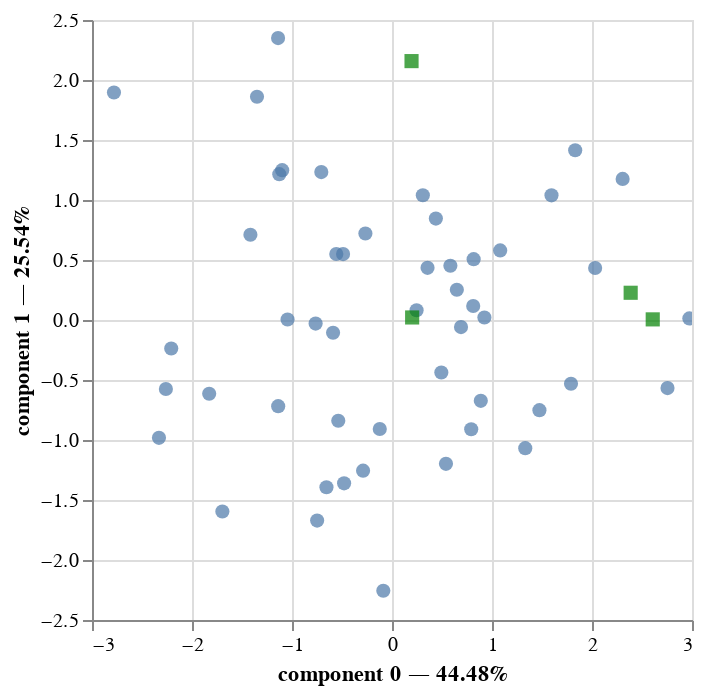

Notebook source saved alongside this figure:
### Markdown cell above
## Factor Analysis of Mixed Data (FAMD)
### unsupervised for both numerical & categoricals

### Code cell
# FAMD is a technique similar to PCA but specifically designed for datasets with both numerical and categorical variables.
# It can be used for feature selection in unsupervised learning scenarios.
# row contribution: Higher contributions indicate that a particular observation has a greater influence on defining the factors.
# column conntribution: Higher contributions indicate that a particular feature has a greater influence on defining the factors.
# Higher eigenvalues indicate that the corresponding factor captures more variance in the data and is more important in defining the factor space.
# Initialize FAMD
famd = FAMD(n_components=5)
# Fit FAMD
famd.fit(X)
print("Eigenvalues:")
display(famd.eigenvalues_summary)
print("Row coordinates:")
display(famd.row_coordinates(X).head())
print("Column coordinates:")
display(famd.column_coordinates_)
print("Row Contributions:")
display((
    famd.row_contributions_
    .sort_values(0, ascending=False)
    .head(5)
    .style.format('{:.3%}')))
print("Column Contributions;")
display(famd.column_contributions_.style.format('{:.0%}'))
# top components take up most of the variances of the data
famd.plot(
    X,
    x_component=0,
    y_component=1
)

### Figure 1 — Vega-Lite specification as saved in the notebook (floating-point values rounded to 4 significant figures)
{"config": {"view": {"continuousWidth": 300, "continuousHeight": 300}}, "layer": [{"data": {"name": "data-ac0f977cccaec532f467c5285ad93e7c"}, "mark": {"type": "circle", "size": 50}, "encoding": {"tooltip": [{"field": "index", "type": "quantitative"}, {"field": "component 0", "type": "quantitative"}, {"field": "component 1", "type": "quantitative"}], "x": {"axis": {"title": "component 0 — 44.48%"}, "field": "component 0", "scale": {"zero": false}, "type": "quantitative"}, "y": {"axis": {"title": "component 1 — 25.54%"}, "field": "component 1", "scale": {"zero": false}, "type": "quantitative"}}, "name": "view_2"}, {"data": {"name": "data-995505dcbd210c56b36e8eff90b8c5f0"}, "mark": {"type": "square", "color": "green", "size": 50}, "encoding": {"tooltip": [{"field": "variable", "type": "nominal"}], "x": {"field": "component 0", "scale": {"zero": false}, "type": "quantitative"}, "y": {"field": "component 1", "scale": {"zero": false}, "type": "quantitative"}}}], "params": [{"name": "param_2", "select": {"type": "interval", "encodings": ["x", "y"]}, "bind": "scales", "views": ["view_2"]}], "$schema": "https://vega.github.io/schema/vega-lite/v5.16.3.json", "datasets": {"data-ac0f977cccaec532f467c5285ad93e7c": [{"index": 0, "component 0": 2.973, "component 1": 0.01352, "component 2": 0.9951, "component 3": 0.2385, "component 4": 0.3204, "label": 0}, {"index": 1, "component 0": 2.755, "component 1": -0.5674, "component 2": -0.3723, "component 3": 1.245, "component 4": 0.2616, "label": 1}, {"index": 2, "component 0": 2.306, "component 1": 1.176, "component 2": -0.5043, "component 3": -0.3886, "component 4": -0.4567, "label": 2}, {"index": 3, "component 0": 2.031, "component 1": 0.4331, "component 2": 1.038, "component 3": 0.1693, "component 4": -0.0121, "label": 3}, {"index": 4, "component 0": 1.832, "component 1": 1.415, "component 2": -0.4851, "component 3": -0.4243, "component 4": -0.6019, "label": 4}, {"index": 5, "component 0": 1.595, "component 1": 1.039, "component 2": 1.062, "component 3": 0.1542, "component 4": -0.09995, "label": 5}, {"index": 6, "component 0": 0.5396, "component 1": -1.199, "component 2": -0.2439, "component 3": 1.051, "component 4": -1.103, "label": 6}, {"index": 7, "component 0": 1.79, "component 1": -0.5308, "component 2": -0.608, "component 3": -0.5917, "component 4": -0.1915, "label": 7}, {"index": 8, "component 0": 1.474, "component 1": -0.7512, "component 2": 0.9567, "component 3": -0.003426, "component 4": 0.2087, "label": 8}, {"index": 9, "component 0": 1.082, "component 1": 0.5797, "component 2": -0.2893, "component 3": 1.141, "component 4": -0.2862, "label": 9}, {"index": 10, "component 0": 0.5838, "component 1": 0.452, "component 2": -0.5424, "component 3": -0.6568, "component 4": -0.5911, "label": 10}, {"index": 11, "component 0": 0.3083, "component 1": 1.04, "component 2": -0.2733, "component 3": 1.073, "component 4": -0.3976, "label": 11}, {"index": 12, "component 0": 0.6901, "component 1": -0.05888, "component 2": -0.6106, "component 3": -0.7148, "component 4": -0.2117, "label": 12}, {"index": 13, "component 0": 0.4932, "component 1": -0.4375, "component 2": -0.3922, "component 3": 0.9521, "component 4": 0.1258, "label": 13}, {"index": 14, "component 0": 1.333, "component 1": -1.068, "component 2": -0.6174, "component 3": -0.6737, "component 4": -0.3136, "label": 14}, {"index": 15, "component 0": 0.9239, "component 1": 0.02062, "component 2": 1.029, "component 3": 0.01163, "component 4": -0.2019, "label": 15}, {"index": 16, "component 0": 0.2458, "component 1": 0.08158, "component 2": -0.4014, "component 3": 0.9311, "component 4": 0.28, "label": 16}, {"index": 17, "component 0": 0.888, "component 1": -0.6738, "component 2": 0.9205, "component 3": -0.1026, "component 4": 0.4047, "label": 17}, {"index": 18, "component 0": 0.8165, "component 1": 0.5071, "component 2": -0.6129, "component 3": -0.6823, "component 4": -0.04426, "label": 18}, {"index": 19, "component 0": -0.7486, "component 1": -1.671, "component 2": 1.048, "component 3": -0.237, "component 4": -0.9611, "label": 19}, {"index": 20, "component 0": 0.3554, "component 1": 0.4348, "component 2": -0.4086, "component 3": 0.9507, "component 4": 0.4294, "label": 20}, {"index": 21, "component 0": 0.7922, "component 1": -0.9107, "component 2": 0.8527, "component 3": -0.1763, "component 4": 0.8185, "label": 21}, {"index": 22, "component 0": 0.6484, "component 1": 0.2525, "component 2": -0.6789, "component 3": -0.7642, "component 4": 0.3426, "label": 22}, {"index": 23, "component 0": 0.4386, "component 1": 0.845, "component 2": -0.6574, "component 3": -0.7536, "component 4": 0.3005, "label": 23}, {"index": 24, "component 0": -0.4893, "component 1": 0.549, "component 2": 1.063, "component 3": -0.1194, "component 4": -0.5114, "label": 24}, {"index": 25, "component 0": -0.5373, "component 1": -0.8394, "component 2": -0.3986, "component 3": 0.8058, "component 4": -0.06363, "label": 25}, {"index": 26, "component 0": -0.1222, "component 1": -0.9087, "component 2": -0.6238, "component 3": -0.8542, "component 4": -0.4289, "label": 26}, {"index": 27, "component 0": 0.8121, "component 1": 0.1171, "component 2": 0.8638, "component 3": -0.1311, "component 4": 0.9845, "label": 27}, {"index": 28, "component 0": -0.08695, "component 1": -2.256, "component 2": -0.7216, "component 3": -0.9722, "component 4": -0.04543, "label": 28}, {"index": 29, "component 0": -0.4791, "component 1": -1.361, "component 2": 0.937, "component 3": -0.2819, "component 4": -0.06099, "label": 29}, {"index": 30, "component 0": -0.7638, "component 1": -0.02995, "component 2": -0.5671, "component 3": -0.8597, "component 4": -0.7122, "label": 30}, {"index": 31, "component 0": -0.6554, "component 1": -1.394, "component 2": 0.9382, "component 3": -0.3038, "component 4": -0.1014, "label": 31}, {"index": 32, "component 0": -1.138, "component 1": -0.7183, "component 2": -0.3249, "component 3": 0.7939, "component 4": -0.6419, "label": 32}, {"index": 33, "component 0": -0.2661, "component 1": 0.7206, "component 2": -0.6271, "component 3": -0.821, "component 4": -0.04056, "label": 33}, {"index": 34, "component 0": -0.2893, "component 1": -1.256, "component 2": -0.5246, "component 3": 0.7224, "component 4": 0.769, "label": 34}, {"index": 35, "component 0": -0.7069, "component 1": 1.232, "component 2": 0.9833, "component 3": -0.1878, "component 4": 0.1899, "label": 35}, {"index": 36, "component 0": -0.5893, "component 1": -0.1064, "component 2": -0.7358, "component 3": -0.9751, "component 4": 0.494, "label": 36}, {"index": 37, "component 0": -1.139, "component 1": 2.349, "component 2": -0.2867, "component 3": 0.9252, "component 4": -0.1901, "label": 37}, {"index": 38, "component 0": -1.35, "component 1": 1.86, "component 2": 0.9764, "component 3": -0.2525, "component 4": 0.2996, "label": 38}, {"index": 39, "component 0": -1.127, "component 1": 1.215, "component 2": -0.357, "component 3": 0.8334, "component 4": 0.04428, "label": 39}, {"index": 40, "component 0": -1.044, "component 1": 0.004086, "component 2": -0.4576, "component 3": 0.7236, "component 4": 0.486, "label": 40}, {"index": 41, "component 0": -1.098, "component 1": 1.249, "component 2": -0.6224, "component 3": -0.9032, "component 4": -0.06246, "label": 41}, {"index": 42, "component 0": -1.416, "component 1": 0.7106, "component 2": -0.4057, "component 3": 0.7421, "component 4": 0.2326, "label": 42}, {"index": 43, "component 0": -1.828, "component 1": -0.6149, "component 2": 0.9171, "component 3": -0.4407, "component 4": 0.07284, "label": 43}, {"index": 44, "component 0": -1.696, "component 1": -1.596, "component 2": -0.4687, "component 3": 0.5811, "component 4": 0.09884, "label": 44}, {"index": 45, "component 0": -2.261, "component 1": -0.575, "component 2": 0.9096, "component 3": -0.4991, "component 4": 0.07649, "label": 45}, {"index": 46, "component 0": -0.5571, "component 1": 0.5498, "component 2": -0.8319, "component 3": -1.026, "component 4": 1.338, "label": 46}, {"index": 47, "component 0": -2.33, "component 1": -0.9822, "component 2": -0.4617, "component 3": 0.5281, "component 4": 0.1074, "label": 47}, {"index": 48, "component 0": -2.78, "component 1": 1.896, "component 2": 1.07, "component 3": -0.3545, "component 4": -0.552, "label": 48}, {"index": 49, "component 0": -2.208, "component 1": -0.2371, "component 2": -0.4474, "component 3": 0.5793, "component 4": 0.198, "label": 49}], "data-995505dcbd210c56b36e8eff90b8c5f0": [{"variable": "r&d_spend", "component 0": 2.607, "component 1": 0.005258, "component 2": 0.006246, "component 3": 0.01744, "component 4": 0.1351, "label": "r&d_spend"}, {"variable": "administration", "component 0": 0.1953, "component 1": 2.157, "component 2": 0.002032, "component 3": 0.00188, "component 4": 0.01668, "label": "administration"}, {"variable": "marketing_spend", "component 0": 2.387, "component 1": 0.2269, "component 2": 0.002717, "component 3": 0.0008106, "component 4": 0.1304, "label": "marketing_spend"}, {"variable": "state", "component 0": 0.2015, "component 1": 0.02114, "component 2": 1.058, "component 3": 1.147, "component 4": 0.01796, "label": "state"}]}}
